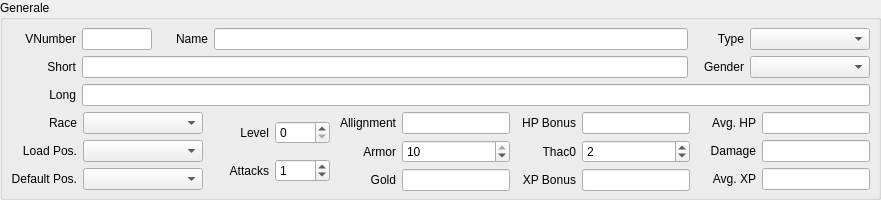
    <widget class="QGroupBox" name="mp_gbMain">
     <property name="sizePolicy">
      <sizepolicy hsizetype="Preferred" vsizetype="Fixed">
       <horstretch>0</horstretch>
       <verstretch>0</verstretch>
      </sizepolicy>
     </property>
     <property name="minimumSize">
      <size>
       <width>16</width>
       <height>200</height>
      </size>
     </property>
     <property name="maximumSize">
      <size>
       <width>16777215</width>
       <height>200</height>
      </size>
     </property>
     <property name="title">
      <string>Generale</string>
     </property>
     <layout class="QGridLayout">
      <property name="leftMargin">
       <number>8</number>
      </property>
      <property name="topMargin">
       <number>8</number>
      </property>
      <property name="rightMargin">
       <number>8</number>
      </property>
      <property name="bottomMargin">
       <number>6</number>
      </property>
      <property name="spacing">
       <number>6</number>
      </property>
      <item row="2" column="0" colspan="5">
       <layout class="QHBoxLayout">
        <property name="spacing">
         <number>6</number>
        </property>
        <property name="leftMargin">
         <number>0</number>
        </property>
        <property name="topMargin">
         <number>0</number>
        </property>
        <property name="rightMargin">
         <number>0</number>
        </property>
        <property name="bottomMargin">
         <number>0</number>
        </property>
        <item>
         <widget class="QLabel" name="mp_labelLong">
          <property name="minimumSize">
           <size>
            <width>65</width>
            <height>0</height>
           </size>
          </property>
          <property name="text">
           <string>Long</string>
          </property>
          <property name="alignment">
           <set>Qt::AlignRight|Qt::AlignTrailing|Qt::AlignVCenter</set>
          </property>
         </widget>
        </item>
        <item>
         <widget class="QLineEdit" name="mp_leLong">
          <property name="minimumSize">
           <size>
            <width>200</width>
            <height>0</height>
           </size>
          </property>
         </widget>
        </item>
       </layout>
      </item>
      <item row="3" column="3">
       <layout class="QGridLayout">
        <property name="leftMargin">
         <number>0</number>
        </property>
        <property name="topMargin">
         <number>0</number>
        </property>
        <property name="rightMargin">
         <number>0</number>
        </property>
        <property name="bottomMargin">
         <number>0</number>
        </property>
        <property name="spacing">
         <number>6</number>
        </property>
        <item row="2" column="1">
         <widget class="QLineEdit" name="mp_leXPBonus">
          <property name="minimumSize">
           <size>
            <width>55</width>
            <height>0</height>
           </size>
          </property>
          <property name="maxLength">
           <number>7</number>
          </property>
         </widget>
        </item>
        <item row="1" column="0">
         <widget class="QLabel" name="mp_labelThac0">
          <property name="minimumSize">
           <size>
            <width>60</width>
            <height>0</height>
           </size>
          </property>
          <property name="text">
           <string>Thac0</string>
          </property>
          <property name="alignment">
           <set>Qt::AlignRight|Qt::AlignTrailing|Qt::AlignVCenter</set>
          </property>
         </widget>
        </item>
        <item row="0" column="0">
         <widget class="QLabel" name="mp_labelHPBonus">
          <property name="enabled">
           <bool>true</bool>
          </property>
          <property name="minimumSize">
           <size>
            <width>60</width>
            <height>0</height>
           </size>
          </property>
          <property name="text">
           <string>HP Bonus</string>
          </property>
          <property name="alignment">
           <set>Qt::AlignRight|Qt::AlignTrailing|Qt::AlignVCenter</set>
          </property>
         </widget>
        </item>
        <item row="2" column="0">
         <widget class="QLabel" name="mp_labelXPBonus">
          <property name="enabled">
           <bool>true</bool>
          </property>
          <property name="minimumSize">
           <size>
            <width>60</width>
            <height>0</height>
           </size>
          </property>
          <property name="text">
           <string>XP Bonus</string>
          </property>
          <property name="alignment">
           <set>Qt::AlignRight|Qt::AlignTrailing|Qt::AlignVCenter</set>
          </property>
         </widget>
        </item>
        <item row="0" column="1">
         <widget class="QLineEdit" name="mp_leHPBonus">
          <property name="minimumSize">
           <size>
            <width>55</width>
            <height>0</height>
           </size>
          </property>
          <property name="maxLength">
           <number>5</number>
          </property>
         </widget>
        </item>
        <item row="1" column="1">
         <widget class="QSpinBox" name="mp_sbThac0">
          <property name="sizePolicy">
           <sizepolicy hsizetype="Expanding" vsizetype="Fixed">
            <horstretch>0</horstretch>
            <verstretch>0</verstretch>
           </sizepolicy>
          </property>
          <property name="minimumSize">
           <size>
            <width>55</width>
            <height>0</height>
           </size>
          </property>
          <property name="minimum">
           <number>-30</number>
          </property>
          <property name="maximum">
           <number>100</number>
          </property>
          <property name="value">
           <number>2</number>
          </property>
         </widget>
        </item>
       </layout>
      </item>
      <item row="3" column="2">
       <layout class="QGridLayout">
        <property name="leftMargin">
         <number>0</number>
        </property>
        <property name="topMargin">
         <number>0</number>
        </property>
        <property name="rightMargin">
         <number>0</number>
        </property>
        <property name="bottomMargin">
         <number>0</number>
        </property>
        <property name="spacing">
         <number>6</number>
        </property>
        <item row="0" column="0">
         <widget class="QLabel" name="mp_labelAlignment">
          <property name="minimumSize">
           <size>
            <width>60</width>
            <height>0</height>
           </size>
          </property>
          <property name="text">
           <string>Allignment</string>
          </property>
          <property name="alignment">
           <set>Qt::AlignRight|Qt::AlignTrailing|Qt::AlignVCenter</set>
          </property>
         </widget>
        </item>
        <item row="0" column="1">
         <widget class="QLineEdit" name="mp_leAlignment">
          <property name="minimumSize">
           <size>
            <width>55</width>
            <height>0</height>
           </size>
          </property>
          <property name="maxLength">
           <number>5</number>
          </property>
         </widget>
        </item>
        <item row="2" column="1">
         <widget class="QLineEdit" name="mp_leGold">
          <property name="minimumSize">
           <size>
            <width>60</width>
            <height>0</height>
           </size>
          </property>
          <property name="maxLength">
           <number>6</number>
          </property>
         </widget>
        </item>
        <item row="2" column="0">
         <widget class="QLabel" name="mp_labelGold">
          <property name="minimumSize">
           <size>
            <width>60</width>
            <height>0</height>
           </size>
          </property>
          <property name="text">
           <string>Gold</string>
          </property>
          <property name="alignment">
           <set>Qt::AlignRight|Qt::AlignTrailing|Qt::AlignVCenter</set>
          </property>
         </widget>
        </item>
        <item row="1" column="0">
         <widget class="QLabel" name="mp_labelArmor">
          <property name="minimumSize">
           <size>
            <width>60</width>
            <height>0</height>
           </size>
          </property>
          <property name="text">
           <string>Armor</string>
          </property>
          <property name="alignment">
           <set>Qt::AlignRight|Qt::AlignTrailing|Qt::AlignVCenter</set>
          </property>
         </widget>
        </item>
        <item row="1" column="1">
         <widget class="QSpinBox" name="mp_sbArmor">
          <property name="sizePolicy">
           <sizepolicy hsizetype="Expanding" vsizetype="Fixed">
            <horstretch>0</horstretch>
            <verstretch>0</verstretch>
           </sizepolicy>
          </property>
          <property name="minimumSize">
           <size>
            <width>55</width>
            <height>0</height>
           </size>
          </property>
          <property name="minimum">
           <number>-10</number>
          </property>
          <property name="maximum">
           <number>10</number>
          </property>
          <property name="value">
           <number>10</number>
          </property>
         </widget>
        </item>
       </layout>
      </item>
      <item row="3" column="0">
       <layout class="QGridLayout">
        <property name="leftMargin">
         <number>0</number>
        </property>
        <property name="topMargin">
         <number>0</number>
        </property>
        <property name="rightMargin">
         <number>0</number>
        </property>
        <property name="bottomMargin">
         <number>0</number>
        </property>
        <property name="spacing">
         <number>6</number>
        </property>
        <item row="2" column="1">
         <widget class="QComboBox" name="mp_comboDefaultPosition">
          <property name="minimumSize">
           <size>
            <width>120</width>
            <height>0</height>
           </size>
          </property>
         </widget>
        </item>
        <item row="2" column="0">
         <widget class="QLabel" name="mp_labelDefaultPosition">
          <property name="minimumSize">
           <size>
            <width>65</width>
            <height>0</height>
           </size>
          </property>
          <property name="text">
           <string>Default Pos.</string>
          </property>
          <property name="alignment">
           <set>Qt::AlignRight|Qt::AlignTrailing|Qt::AlignVCenter</set>
          </property>
         </widget>
        </item>
        <item row="1" column="0">
         <widget class="QLabel" name="mp_labelLoadPosition">
          <property name="minimumSize">
           <size>
            <width>60</width>
            <height>0</height>
           </size>
          </property>
          <property name="text">
           <string>Load Pos.</string>
          </property>
          <property name="alignment">
           <set>Qt::AlignRight|Qt::AlignTrailing|Qt::AlignVCenter</set>
          </property>
         </widget>
        </item>
        <item row="1" column="1">
         <widget class="QComboBox" name="mp_comboLoadPosition">
          <property name="minimumSize">
           <size>
            <width>120</width>
            <height>0</height>
           </size>
          </property>
         </widget>
        </item>
        <item row="0" column="0">
         <widget class="QLabel" name="mp_labelRace">
          <property name="minimumSize">
           <size>
            <width>65</width>
            <height>0</height>
           </size>
          </property>
          <property name="text">
           <string>Race</string>
          </property>
          <property name="alignment">
           <set>Qt::AlignRight|Qt::AlignTrailing|Qt::AlignVCenter</set>
          </property>
         </widget>
        </item>
        <item row="0" column="1">
         <widget class="QComboBox" name="mp_comboRace">
          <property name="sizePolicy">
           <sizepolicy hsizetype="Expanding" vsizetype="Fixed">
            <horstretch>0</horstretch>
            <verstretch>0</verstretch>
           </sizepolicy>
          </property>
          <property name="minimumSize">
           <size>
            <width>120</width>
            <height>0</height>
           </size>
          </property>
         </widget>
        </item>
       </layout>
      </item>
      <item row="1" column="0" colspan="5">
       <layout class="QHBoxLayout">
        <property name="spacing">
         <number>6</number>
        </property>
        <property name="leftMargin">
         <number>0</number>
        </property>
        <property name="topMargin">
         <number>0</number>
        </property>
        <property name="rightMargin">
         <number>0</number>
        </property>
        <property name="bottomMargin">
         <number>0</number>
        </property>
        <item>
         <widget class="QLabel" name="mp_labelShort">
          <property name="minimumSize">
           <size>
            <width>65</width>
            <height>0</height>
           </size>
          </property>
          <property name="text">
           <string>Short</string>
          </property>
          <property name="alignment">
           <set>Qt::AlignRight|Qt::AlignTrailing|Qt::AlignVCenter</set>
          </property>
         </widget>
        </item>
        <item>
         <widget class="QLineEdit" name="mp_leShort">
          <property name="minimumSize">
           <size>
            <width>200</width>
            <height>0</height>
           </size>
          </property>
         </widget>
        </item>
        <item>
         <widget class="QLabel" name="mp_labelGender">
          <property name="minimumSize">
           <size>
            <width>50</width>
            <height>0</height>
           </size>
          </property>
          <property name="text">
           <string>Gender</string>
          </property>
          <property name="alignment">
           <set>Qt::AlignRight|Qt::AlignTrailing|Qt::AlignVCenter</set>
          </property>
         </widget>
        </item>
        <item>
         <widget class="QComboBox" name="mp_comboGender">
          <property name="sizePolicy">
           <sizepolicy hsizetype="Minimum" vsizetype="Fixed">
            <horstretch>0</horstretch>
            <verstretch>0</verstretch>
           </sizepolicy>
          </property>
          <property name="minimumSize">
           <size>
            <width>120</width>
            <height>0</height>
           </size>
          </property>
          <property name="maximumSize">
           <size>
            <width>16777215</width>
            <height>16777215</height>
           </size>
          </property>
         </widget>
        </item>
       </layout>
      </item>
      <item row="0" column="0" colspan="5">
       <layout class="QHBoxLayout">
        <property name="spacing">
         <number>6</number>
        </property>
        <property name="leftMargin">
         <number>0</number>
        </property>
        <property name="topMargin">
         <number>0</number>
        </property>
        <property name="rightMargin">
         <number>0</number>
        </property>
        <property name="bottomMargin">
         <number>0</number>
        </property>
        <item>
         <widget class="QLabel" name="mp_labelVNumber">
          <property name="enabled">
           <bool>true</bool>
          </property>
          <property name="minimumSize">
           <size>
            <width>65</width>
            <height>0</height>
           </size>
          </property>
          <property name="text">
           <string>VNumber</string>
          </property>
          <property name="alignment">
           <set>Qt::AlignRight|Qt::AlignTrailing|Qt::AlignVCenter</set>
          </property>
         </widget>
        </item>
        <item>
         <widget class="QLineEdit" name="mp_leVNumber">
          <property name="minimumSize">
           <size>
            <width>70</width>
            <height>0</height>
           </size>
          </property>
          <property name="maximumSize">
           <size>
            <width>70</width>
            <height>16777215</height>
           </size>
          </property>
          <property name="focusPolicy">
           <enum>Qt::StrongFocus</enum>
          </property>
          <property name="maxLength">
           <number>5</number>
          </property>
          <property name="readOnly">
           <bool>false</bool>
          </property>
         </widget>
        </item>
        <item>
         <widget class="QLabel" name="mp_labelName">
          <property name="minimumSize">
           <size>
            <width>50</width>
            <height>0</height>
           </size>
          </property>
          <property name="text">
           <string>Name</string>
          </property>
          <property name="alignment">
           <set>Qt::AlignRight|Qt::AlignTrailing|Qt::AlignVCenter</set>
          </property>
         </widget>
        </item>
        <item>
         <widget class="QLineEdit" name="mp_leName">
          <property name="minimumSize">
           <size>
            <width>200</width>
            <height>0</height>
           </size>
          </property>
         </widget>
        </item>
        <item>
         <widget class="QLabel" name="mp_labelType">
          <property name="minimumSize">
           <size>
            <width>50</width>
            <height>0</height>
           </size>
          </property>
          <property name="text">
           <string>Type</string>
          </property>
          <property name="alignment">
           <set>Qt::AlignRight|Qt::AlignTrailing|Qt::AlignVCenter</set>
          </property>
         </widget>
        </item>
        <item>
         <widget class="QComboBox" name="mp_comboType">
          <property name="minimumSize">
           <size>
            <width>120</width>
            <height>0</height>
           </size>
          </property>
          <property name="maximumSize">
           <size>
            <width>140</width>
            <height>16777215</height>
           </size>
          </property>
         </widget>
        </item>
       </layout>
      </item>
      <item row="3" column="4">
       <layout class="QGridLayout">
        <property name="leftMargin">
         <number>0</number>
        </property>
        <property name="topMargin">
         <number>0</number>
        </property>
        <property name="rightMargin">
         <number>0</number>
        </property>
        <property name="bottomMargin">
         <number>0</number>
        </property>
        <property name="spacing">
         <number>6</number>
        </property>
        <item row="1" column="0">
         <widget class="QLabel" name="mp_labelDamage">
          <property name="enabled">
           <bool>true</bool>
          </property>
          <property name="minimumSize">
           <size>
            <width>60</width>
            <height>0</height>
           </size>
          </property>
          <property name="text">
           <string>Damage</string>
          </property>
          <property name="alignment">
           <set>Qt::AlignRight|Qt::AlignTrailing|Qt::AlignVCenter</set>
          </property>
         </widget>
        </item>
        <item row="2" column="1">
         <widget class="QLineEdit" name="mp_leXP">
          <property name="minimumSize">
           <size>
            <width>60</width>
            <height>0</height>
           </size>
          </property>
          <property name="focusPolicy">
           <enum>Qt::NoFocus</enum>
          </property>
          <property name="maxLength">
           <number>7</number>
          </property>
          <property name="readOnly">
           <bool>true</bool>
          </property>
         </widget>
        </item>
        <item row="2" column="0">
         <widget class="QLabel" name="mp_labelXP">
          <property name="enabled">
           <bool>true</bool>
          </property>
          <property name="minimumSize">
           <size>
            <width>60</width>
            <height>0</height>
           </size>
          </property>
          <property name="text">
           <string>Avg. XP</string>
          </property>
          <property name="alignment">
           <set>Qt::AlignRight|Qt::AlignTrailing|Qt::AlignVCenter</set>
          </property>
         </widget>
        </item>
        <item row="0" column="1">
         <widget class="QLineEdit" name="mp_leHP">
          <property name="minimumSize">
           <size>
            <width>60</width>
            <height>0</height>
           </size>
          </property>
          <property name="focusPolicy">
           <enum>Qt::NoFocus</enum>
          </property>
          <property name="maxLength">
           <number>5</number>
          </property>
          <property name="readOnly">
           <bool>true</bool>
          </property>
         </widget>
        </item>
        <item row="1" column="1">
         <widget class="QLineEdit" name="mp_leDamage">
          <property name="minimumSize">
           <size>
            <width>60</width>
            <height>0</height>
           </size>
          </property>
          <property name="focusPolicy">
           <enum>Qt::StrongFocus</enum>
          </property>
          <property name="maxLength">
           <number>10</number>
          </property>
          <property name="readOnly">
           <bool>false</bool>
          </property>
         </widget>
        </item>
        <item row="0" column="0">
         <widget class="QLabel" name="mp_labelHP">
          <property name="enabled">
           <bool>true</bool>
          </property>
          <property name="minimumSize">
           <size>
            <width>60</width>
            <height>0</height>
           </size>
          </property>
          <property name="text">
           <string>Avg. HP</string>
          </property>
          <property name="alignment">
           <set>Qt::AlignRight|Qt::AlignTrailing|Qt::AlignVCenter</set>
          </property>
         </widget>
        </item>
       </layout>
      </item>
      <item row="3" column="1">
       <layout class="QGridLayout">
        <property name="leftMargin">
         <number>0</number>
        </property>
        <property name="topMargin">
         <number>0</number>
        </property>
        <property name="rightMargin">
         <number>0</number>
        </property>
        <property name="bottomMargin">
         <number>0</number>
        </property>
        <property name="spacing">
         <number>6</number>
        </property>
        <item row="1" column="1">
         <widget class="QSpinBox" name="mp_sbAttacks">
          <property name="sizePolicy">
           <sizepolicy hsizetype="Expanding" vsizetype="Fixed">
            <horstretch>0</horstretch>
            <verstretch>0</verstretch>
           </sizepolicy>
          </property>
          <property name="minimumSize">
           <size>
            <width>55</width>
            <height>0</height>
           </size>
          </property>
          <property name="minimum">
           <number>0</number>
          </property>
          <property name="maximum">
           <number>12</number>
          </property>
          <property name="value">
           <number>1</number>
          </property>
         </widget>
        </item>
        <item row="0" column="0">
         <widget class="QLabel" name="mp_labelLevel">
          <property name="enabled">
           <bool>true</bool>
          </property>
          <property name="minimumSize">
           <size>
            <width>60</width>
            <height>0</height>
           </size>
          </property>
          <property name="text">
           <string>Level</string>
          </property>
          <property name="alignment">
           <set>Qt::AlignRight|Qt::AlignTrailing|Qt::AlignVCenter</set>
          </property>
         </widget>
        </item>
        <item row="1" column="0">
         <widget class="QLabel" name="mp_labelAttacks">
          <property name="minimumSize">
           <size>
            <width>60</width>
            <height>0</height>
           </size>
          </property>
          <property name="text">
           <string>Attacks</string>
          </property>
          <property name="alignment">
           <set>Qt::AlignRight|Qt::AlignTrailing|Qt::AlignVCenter</set>
          </property>
         </widget>
        </item>
        <item row="0" column="1">
         <widget class="QSpinBox" name="mp_sbLevel">
          <property name="sizePolicy">
           <sizepolicy hsizetype="Expanding" vsizetype="Fixed">
            <horstretch>0</horstretch>
            <verstretch>0</verstretch>
           </sizepolicy>
          </property>
          <property name="minimumSize">
           <size>
            <width>55</width>
            <height>0</height>
           </size>
          </property>
          <property name="maximum">
           <number>60</number>
          </property>
         </widget>
        </item>
       </layout>
      </item>
     </layout>
     <widget class="QWidget" name="widget" native="true">
      <property name="geometry">
       <rect>
        <x>476</x>
        <y>99</y>
        <width>132</width>
        <height>68</height>
       </rect>
      </property>
     </widget>
    </widget>
